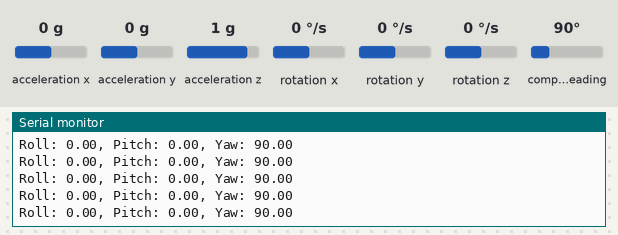
Recording of a sketch running on a simulated Arduino Uno, built with avr-gcc and run on an emulated ATmega328P. On the bench: the last lines printed to the serial monitor. The inputs (shaded band) are chosen by the test bench; at power-on: acceleration x 0 g, acceleration y 0 g, acceleration z 1 g, compass heading 90°, rotation x 0 °/s, rotation y 0 °/s, rotation z 0 °/s.

Above: at 2.2 s.
2.3 s: acceleration x set to -1.4 g
At 2.49 s:
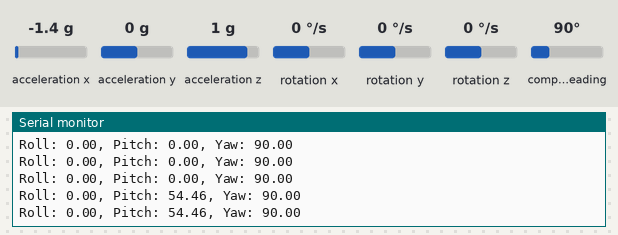
3.8 s: acceleration y set to -1.4 g
At 3.87 s:
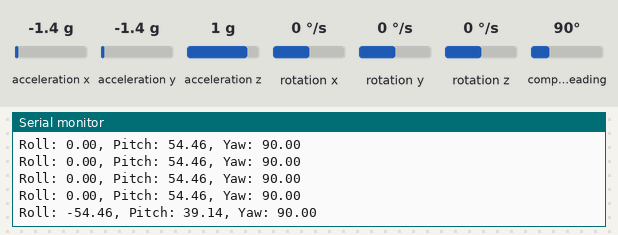
5.3 s: acceleration z set to -1.4 g
At 5.35 s:
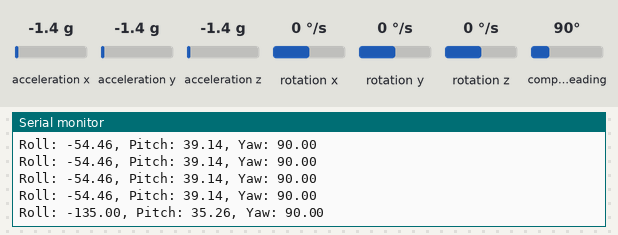
6.8 s: compass heading set to 7°
At 6.84 s:
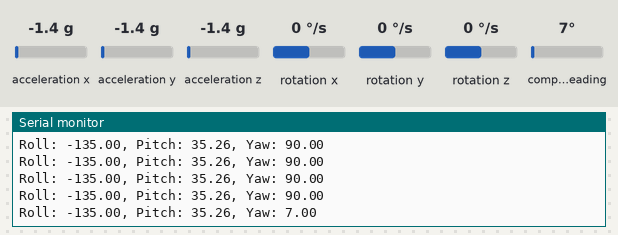
8.3 s: acceleration x set to 0 g
At 8.32 s:
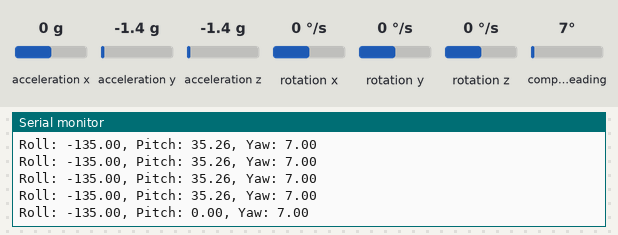
Timing chart, 0 to 11.3 s (numbered marks = the images above; inputs shaded):
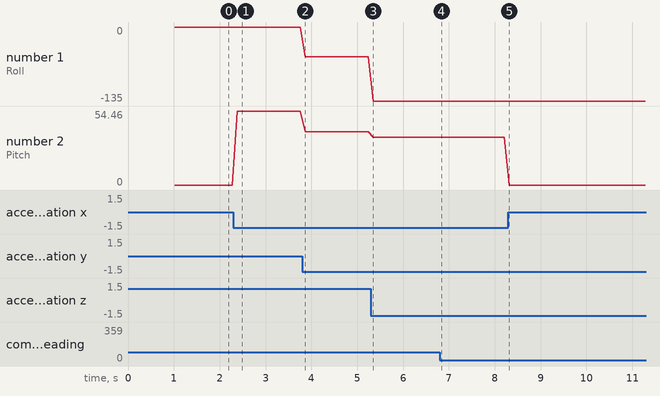

Measured:
- after the input at 2.3 s, the serial monitor: prints a new line after 0.08 s (image 1)
- after the input at 3.8 s, the serial monitor: prints a new line after 0.06 s (image 2)
- after the input at 5.3 s, the serial monitor: prints a new line after 0.05 s (image 3)
- after the input at 6.8 s, the serial monitor: prints a new line at once (image 4)
- after the input at 8.3 s, the serial monitor: prints a new line at once (image 5)
- plotted number 1: 0 → -54.46 after the input at 3.8 s, -54.46 → -135 after the input at 5.3 s
- plotted number 2: 0 → 54.46 after the input at 2.3 s, 54.46 → 39.14 after the input at 3.8 s, 39.14 → 35.26 after the input at 5.3 s, 35.26 → 0 after the input at 8.3 s

The sketch:

imu3dviz.ino
```cpp
 #include <Wire.h>
#include <MPU9250_asukiaaa.h>
MPU9250_asukiaaa mpu;

void setup() {
  Serial.begin(9600);
  while (!Serial);  // Wait for USB Serial to be ready (Teensy)

  Wire.begin();
  mpu.setWire(&Wire);

  mpu.beginAccel();
  mpu.beginGyro();
  mpu.beginMag();

  delay(1000);  // Allow time for sensor to stabilize
  Serial.println("MPU9250 initialized.");
}

void loop() {
  mpu.accelUpdate();
  mpu.gyroUpdate();
  mpu.magUpdate();

  float ax = mpu.accelX();
  float ay = mpu.accelY();
  float az = mpu.accelZ();
  float mx = mpu.magX();
  float my = mpu.magY();
  float mz = mpu.magZ();

  // Calculate Roll, Pitch using accelerometer
  float roll  = atan2(ay, az) * 180 / PI;
  float pitch = atan2(-ax, sqrt(ay * ay + az * az)) * 180 / PI;

  // Yaw using magnetometer (very basic tilt compensation)
  float yaw = atan2(my, mx) * 180 / PI;

  // Send data in the expected format
  Serial.print("Roll: "); Serial.print(roll, 2);
  Serial.print(", Pitch: "); Serial.print(pitch, 2);
  Serial.print(", Yaw: "); Serial.println(yaw, 2);

  delay(100);  // ~10 updates per second
}
```
